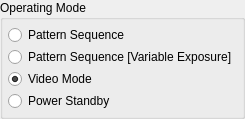
               <widget class="QGroupBox" name="groupBox_modeControl">
                <property name="title">
                 <string>Operating Mode</string>
                </property>
                <layout class="QGridLayout" name="gridLayout_11">
                 <property name="leftMargin">
                  <number>5</number>
                 </property>
                 <property name="topMargin">
                  <number>5</number>
                 </property>
                 <property name="rightMargin">
                  <number>5</number>
                 </property>
                 <property name="bottomMargin">
                  <number>5</number>
                 </property>
                 <property name="spacing">
                  <number>2</number>
                 </property>
                 <item row="2" column="0">
                  <widget class="QRadioButton" name="radioButton_VideoMode">
                   <property name="text">
                    <string>Video Mode</string>
                   </property>
                   <property name="checked">
                    <bool>true</bool>
                   </property>
                  </widget>
                 </item>
                 <item row="3" column="0">
                  <widget class="QRadioButton" name="radioButton_StandbyMode">
                   <property name="text">
                    <string>Power Standby</string>
                   </property>
                  </widget>
                 </item>
                 <item row="1" column="0">
                  <widget class="QRadioButton" name="radioButton_VariableExpSLMode">
                   <property name="text">
                    <string>Pattern Sequence [Variable Exposure]</string>
                   </property>
                  </widget>
                 </item>
                 <item row="0" column="0">
                  <widget class="QRadioButton" name="radioButton_SLMode">
                   <property name="text">
                    <string>Pattern Sequence</string>
                   </property>
                   <property name="checked">
                    <bool>false</bool>
                   </property>
                  </widget>
                 </item>
                </layout>
               </widget>
